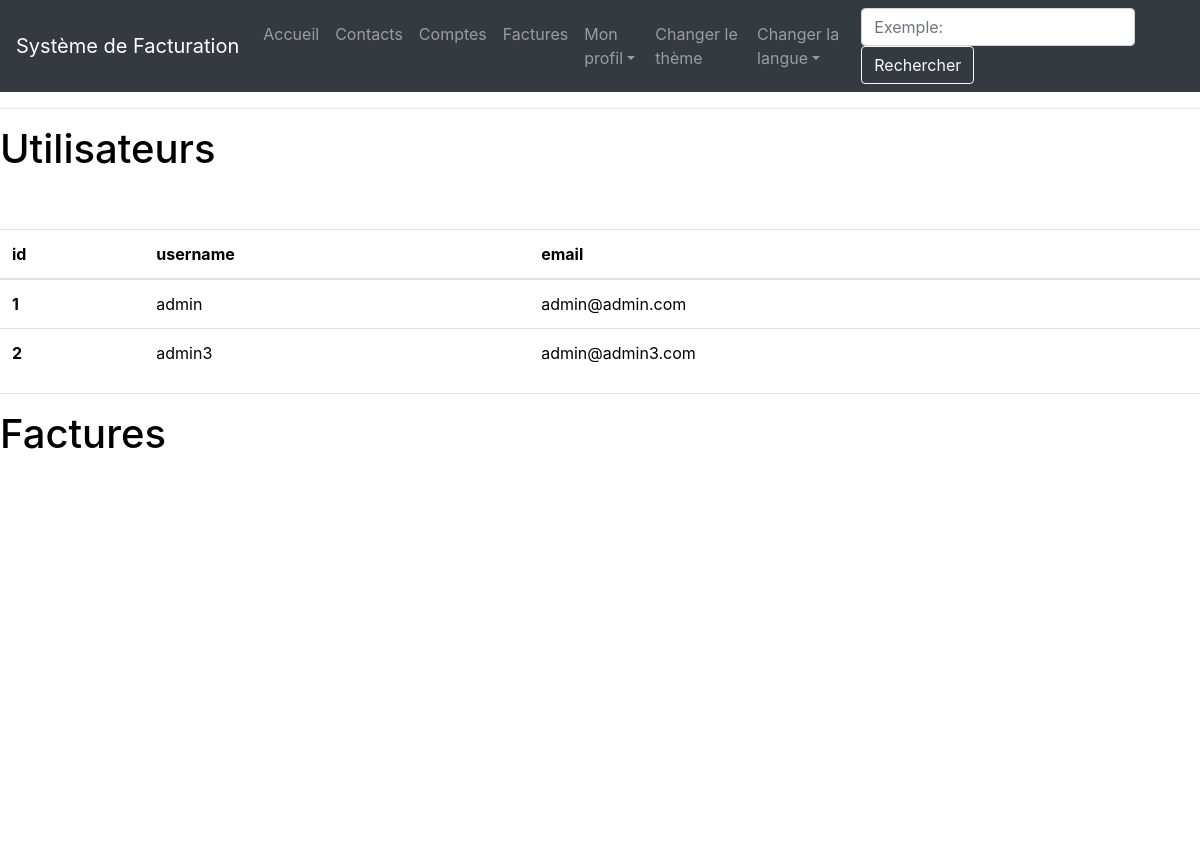
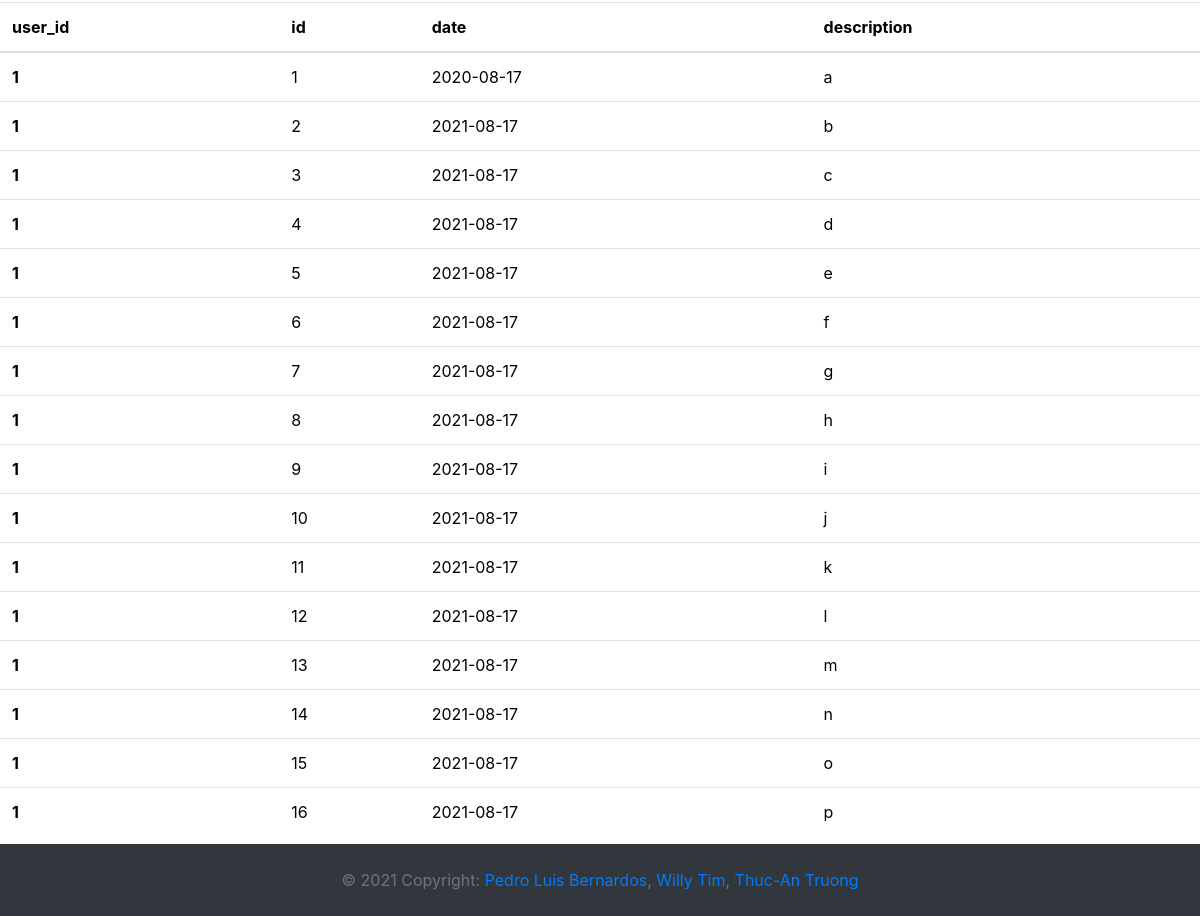
The page /all (signed in) on the database its author committed (2 pictures, top to bottom).
### app/models.py (models this page shows, shortened)
class User(UserMixin, db.Model):
    __tablename__ = "user"
    id = db.Column(db.Integer, primary_key=True)
    username = db.Column(db.String(64), index=True, unique=True)
    email = db.Column(db.String(120), index=True, unique=True)
    password_hash = db.Column(db.String(128))
    about_me = db.Column(db.String(140))
    last_seen = db.Column(db.DateTime, default=datetime.utcnow)
    profil_courrant = db.Column(db.Integer)
    profilEntreprise = db.relationship('CompanyProfil', back_populates="user")
    contact = db.relationship('Contact', back_populates="user")
    compte = db.relationship('Compte', back_populates="user")
    facture = db.relationship('Facture', back_populates="user")

class Facture(db.Model):
    __tablename__ = "facture"
    id = db.Column(db.Integer, primary_key=True)
    paid = db.Column(db.Integer, default=0, nullable=False)
    reference = db.Column(db.String(50), unique=True, nullable=False)
    date = db.Column(db.Date, nullable=False)
    due_date = db.Column(db.Date, nullable=False)
    description = db.Column(db.String(140), nullable=False)
    subtotal = db.Column(db.Float, nullable=True)
    tax = db.Column(db.Float, nullable=True)
    total = db.Column(db.Float, nullable=True)
    contact_id = db.Column(db.Integer, db.ForeignKey('contact.id'))
    user_id = db.Column(db.Integer, db.ForeignKey('user.id'))
    compte_id = db.Column(db.Integer, db.ForeignKey('compte.id'))
    profilEntreprise_id = db.Column(db.Integer, db.ForeignKey('profilEntreprise.id'))
    user = relationship("User", back_populates="facture")
    contact = relationship("Contact", back_populates="facture")
    compte = db.relationship('Compte', back_populates="facture")
    profilEntreprise = relationship("CompanyProfil", back_populates="facture")

### app/routes.py (the view)
@app.route('/all')
def all():
    users = User.query.all()
    factures = Facture.query.all()
    return render_template('all.html', users=users, factures=factures)

### app/__init__.py (called while the page is built)
@app.context_processor
def inject_conf_var():
    return dict(AVAILABLE_LANGUAGES=app.config['LANGUAGES'], CURRENT_LANGUAGE=session.get('language',request.accept_languages.best_match(app.config['LANGUAGES'].keys())))

### app/models.py (called while the page is built)
@login.user_loader
def load_user(id):
    return User.query.get(int(id))

### app/routes.py (called while the page is built)
@app.before_request
def before_request():
    if current_user.is_authenticated:
        current_user.last_seen = datetime.utcnow()
        db.session.commit()

### app/templates/all.html
{% extends "base.html" %}
{% block app_content %}
  <h1>{{ _('Utilisateurs') }}</h1>
  <table class="table table-hover">
    <thead>
      <tr>
        <th scope="col">id</th>
        <th scope="col">username</th>
        <th scope="col">email</th>
      </tr>
    </thead>
    <tbody>
      {% for u in users %}
        <tr>
          <th scope="row">{{ u.id }}</th>
          <td>{{ u.username }}</td>
          <td>{{ u.email }}</td>
        </tr>
        <br>
      {% endfor %}
    </tbody>
  </table>
  <hr>
  <h1>{{ _('Factures') }}</h1>
  <table class="table table-hover">
    <thead>
      <tr>
        <th scope="col">user_id</th>
        <th scope="col">id</th>
        <th scope="col">date</th>
        <th scope="col">description</th>
      </tr>
    </thead>
    <tbody>
      {% for f in factures %}
        <tr>
          <th scope="row">{{ f.user_id }}</th>
          <td>{{ f.id }}</td>
          <td>{{ f.date }}</td>
          <td>{{ f.description }}</td>
        </tr>
        <br>
      {% endfor %}
    </tbody>
  </table>
{% endblock %}

### app/static/css/style.css (style rules this page uses)
html { color: black; background-color: white; }

### rows shown on the page
User: id "1", username "admin", email "admin@admin.com"
User: id "2", username "admin3", email "admin@admin3.com"
Facture: user_id "1", id "1", date "2020-08-17", description "a"
Facture: user_id "1", id "2", date "2021-08-17", description "b"
Facture: user_id "1", id "3", date "2021-08-17", description "c"
Facture: user_id "1", id "4", date "2021-08-17", description "d"
Facture: user_id "1", id "5", date "2021-08-17", description "e"
Facture: user_id "1", id "6", date "2021-08-17", description "f"
Facture: user_id "1", id "7", date "2021-08-17", description "g"
Facture: user_id "1", id "8", date "2021-08-17", description "h"
Facture: user_id "1", id "9", date "2021-08-17", description "i"
Facture: user_id "1", id "10", date "2021-08-17", description "j"
Facture: user_id "1", id "11", date "2021-08-17", description "k"
Facture: user_id "1", id "12", date "2021-08-17", description "l"
Facture: user_id "1", id "13", date "2021-08-17", description "m"
Facture: user_id "1", id "14", date "2021-08-17", description "n"
Facture: user_id "1", id "15", date "2021-08-17", description "o"
Facture: user_id "1", id "16", date "2021-08-17", description "p"
